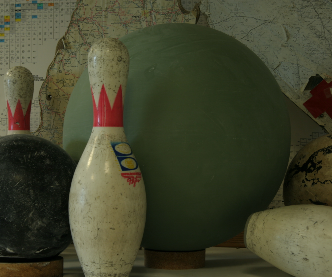
#> input picture Ex2/my_image_left.png, 332 x 277 px
$ python main.py   (older library calls are emulated)
#> lines starting #> are read from the running program, lines starting #| are printed output that depends on the picture
### Ex2/solution.py
"""Stereo matching."""
import numpy as np
from scipy.signal import convolve2d, medfilt2d

global WIN_SIZE


class Solution:
    def __init__(self):
        pass

    @staticmethod
    def ssd_distance(left_image: np.ndarray,
                     right_image: np.ndarray,
                     win_size: int,
                     dsp_range: int,
                     get_median: bool = False) -> np.ndarray:
        """Compute the SSDD distances tensor.

        Args:
            left_image: Left image of shape: HxWx3, and type np.double64.
            right_image: Right image of shape: HxWx3, and type np.double64.
            win_size: Window size odd integer.
            dsp_range: Half of the disparity range. The actual range is
            -dsp_range, -dsp_range + 1, ..., 0, 1, ..., dsp_range.

        Returns:
            A tensor of the sum of squared differences for every pixel in a
            window of size win_size X win_size, for the 2*dsp_range + 1
            possible disparity values. The tensor shape should be:
            HxWx(2*dsp_range+1).

            right = np.expand_dims(np.array([[1, 1, 1, 1, 1], [2, 2, 2, 2, 2], [3, 3, 3, 3, 3], [4, 4, 4, 4, 4]]), axis=2)
            left = np.expand_dims(np.array([[1, 2, 3, 4, 5], [6, 7, 8, 9, 10], [11, 12, 13, 14, 15], [16, 17, 18, 19, 20]]), axis=2)
            ssdd = solution.ssd_distance(left.astype(np.float64), right.astype(np.float64), win_size=WIN_SIZE, dsp_range=2)
        """
        # ==============================================================================================================
        # Local Variables
        # ==============================================================================================================
        num_of_rows, num_of_cols = left_image.shape[0], left_image.shape[1]
        disparity_values = range(-dsp_range, dsp_range + 1)
        ssdd_tensor = np.zeros((num_of_rows,
                                num_of_cols,
                                len(disparity_values)))
        kernel = np.ones((win_size, win_size))
        # ==============================================================================================================
        # Padding the right image along the x axis
        # ==============================================================================================================
        right_image_pad = np.pad(right_image, ((0, 0), (dsp_range, dsp_range), (0, 0)))
        # ==============================================================================================================
        # Iterating over the disparity vector, computing SSD
        # ==============================================================================================================
        for ii, disparity in enumerate(disparity_values):
            # ------------------------------------------------------------------------------------------------------
            # Preparing the images for the convolution
            # ------------------------------------------------------------------------------------------------------
            images_diff_squared = np.sum(np.power(left_image - right_image_pad[:, ii:ii + right_image.shape[1]], 2), axis=2)
            # ------------------------------------------------------------------------------------------------------
            # Performing the convolution one dimension at a time since we can not use pytorch :/
            # ------------------------------------------------------------------------------------------------------
            if not get_median:
                ssdd_tensor[:, :, ii] = convolve2d(images_diff_squared, kernel, mode='same')
            else:
                ssdd_tensor[:, :, ii] = medfilt2d(images_diff_squared, kernel_size=win_size)
                # ==============================================================================================================
        # Normalizing to range
        # ==============================================================================================================
        ssdd_tensor -= ssdd_tensor.min()
        ssdd_tensor /= ssdd_tensor.max()
        ssdd_tensor *= 255.0
        return ssdd_tensor

    @staticmethod
    def naive_labeling(ssdd_tensor: np.ndarray) -> np.ndarray:
        """Estimate a naive depth estimation from the SSDD tensor.

        Args:
            ssdd_tensor: A tensor of the sum of squared differences for every
            pixel in a window of size win_size X win_size, for the
            2*dsp_range + 1 possible disparity values.

        Evaluate the labels in a naive approach. Each value in the
        result tensor should contain the disparity matching minimal ssd (sum of
        squared difference).

        Returns:
            Naive labels HxW matrix.
        """
        return np.argmin(ssdd_tensor, axis=2)

    # [357 lines left out: functions dp_grade_slice, extract_slices, orient_direction_and_extract_slices, dp_labeling, dp_labeling_per_direction, sgm_labeling and 1 more, not called in this run]

    @staticmethod
    def dp_labeling_custom(ssdd_tensor: np.ndarray,
                           p1: float,
                           p2: float,
                           diagonals: bool = False) -> np.ndarray:
        """Estimate a depth map using Dynamic Programming.

        (1) Call dp_grade_slice on each row slice of the ssdd tensor.
        (2) Store each slice in a corresponding l tensor (of shape as ssdd).
        (3) Finally, for each pixel in l (along each row and column), choose
        the best disparity value. That is the disparity value which
        corresponds to the lowest l value in that pixel.

        Args:
            ssdd_tensor: A tensor of the sum of squared differences for every
            pixel in a window of size win_size X win_size, for the
            2*dsp_range + 1 possible disparity values.
            p1: penalty for taking disparity value with 1 offset.
            p2: penalty for taking disparity value more than 2 offset.
            diagonals: stating weather to compute diagonals or not
        Returns:
            Dynamic Programming depth estimation matrix of shape HxW.
        """
        # ==============================================================================================================
        # Local Variables
        # ==============================================================================================================
        num_of_rows, num_of_cols, num_labels = ssdd_tensor.shape
        l               = np.zeros_like(ssdd_tensor)
        index_mat       = np.zeros_like(ssdd_tensor).astype(np.int)
        yy, xx          = np.meshgrid(np.arange(num_labels), np.arange(num_labels))
        depth_map       = np.zeros((num_of_rows, num_of_cols))

        left_indexing  = list(range(1,num_of_cols)) + [0]
        right_indexing = [num_of_cols-1] + list(range(0, num_of_cols-1))
        l_left = np.zeros_like(ssdd_tensor)
        l_right = np.zeros_like(ssdd_tensor)
        index_mat_left  = np.zeros_like(ssdd_tensor).astype(np.int)
        index_mat_right = np.zeros_like(ssdd_tensor).astype(np.int)
        depth_map_left  = np.zeros((num_of_rows, num_of_cols))
        depth_map_right = np.zeros((num_of_rows, num_of_cols))
        # ==============================================================================================================
        # Running the forward MLSE computation
        # ==============================================================================================================
        for row in np.arange(0, ssdd_tensor.shape[0], 1):
            if row == 0:
                l[row,:,:]         = ssdd_tensor[row,:,:]
                l_left[row, :, :]  = ssdd_tensor[row, :, :]
                l_right[row, :, :] = ssdd_tensor[row, :, :]
            else:
                # --------------------------------------------------------------------------------------------------
                # Extracting the state matrix
                # --------------------------------------------------------------------------------------------------
                state_matrix       = np.moveaxis(np.tile(ssdd_tensor[row, :, :], [num_labels, 1, 1]), [0, 1, 2], [1, 0, 2])
                if diagonals:
                    state_matrix_left  = np.moveaxis(np.tile(ssdd_tensor[row, :, :], [num_labels, 1, 1]), [0, 1, 2], [1, 0, 2])
                    state_matrix_right = np.moveaxis(np.tile(ssdd_tensor[row, :, :], [num_labels, 1, 1]), [0, 1, 2], [1, 0, 2])
                # --------------------------------------------------------------------------------------------------
                # Computing the transition matrix
                # --------------------------------------------------------------------------------------------------
                # **********************************************************************************************
                # Filling initial values without penalties
                # **********************************************************************************************
                transition_matrix       = np.moveaxis(np.tile(l[row-1, :, :], [num_labels, 1, 1]), [0, 1, 2], [1, 0, 2])
                if diagonals:
                    transition_matrix_left  = np.moveaxis(np.tile(l_left[row-1, left_indexing, :], [num_labels, 1, 1]), [0, 1, 2], [1, 0, 2])
                    transition_matrix_right = np.moveaxis(np.tile(l_right[row-1, right_indexing, :], [num_labels, 1, 1]), [0, 1, 2], [1, 0, 2])
                # **********************************************************************************************
                # Adding P1 for deviation from the main diagonal by +-1
                # **********************************************************************************************
                transition_matrix[:,np.abs(yy - xx) == 1]       += p1
                if diagonals:
                    transition_matrix_left[:,np.abs(yy - xx) == 1]  += p1
                    transition_matrix_right[:,np.abs(yy - xx) == 1] += p1
                # **********************************************************************************************
                # Adding P2 for deviation from the main diagonal by +-2 or more
                # **********************************************************************************************
                transition_matrix[:,np.abs(yy - xx) >= 2]       += p2
                if diagonals:
                    transition_matrix_left[:,np.abs(yy - xx) >= 2]  += p2
                    transition_matrix_right[:,np.abs(yy - xx) >= 2] += p2
                # **********************************************************************************************
                # Summing
                # **********************************************************************************************
                tot_loss            = state_matrix + transition_matrix
                if diagonals:
                    tot_loss_left   = state_matrix_left + transition_matrix_left
                    tot_loss_right  = state_matrix_right + transition_matrix_right
                # --------------------------------------------------------------------------------------------------
                # Inserting the minimum value matching each label in the MLSE matrix
                # --------------------------------------------------------------------------------------------------
                l[row,:,:]= np.min(tot_loss, axis=2)
                # l[row,:,:]       = np.min(np.stack((np.min(tot_loss, axis=2),np.min(tot_loss_left, axis=2),np.min(tot_loss_right, axis=2)), axis=2), axis=2)
                if diagonals:
                    l_left[row,:,:]  = np.min(tot_loss_left, axis=2)
                    l_right[row,:,:] = np.min(tot_loss_right, axis=2)
                # --------------------------------------------------------------------------------------------------
                # Getting best path index
                # --------------------------------------------------------------------------------------------------
                index_mat[row-1, :]       = np.argmin(tot_loss, axis=2)
                if diagonals:
                    index_mat_left[row-1, :]  = np.argmin(tot_loss_left, axis=2)
                    index_mat_right[row-1, :] = np.argmin(tot_loss_right, axis=2)
        # ==============================================================================================================
        # Finished forward pass, filling depth map in the backward pass
        # ==============================================================================================================
        col_vec = np.arange(num_of_cols)
        index_vec       = np.argmin(l[-1,:,:], axis=1)
        if diagonals:
            index_vec_left  = np.argmin(l_left[-1,:,:], axis=1)
            index_vec_right = np.argmin(l_right[-1,:,:], axis=1)

        for row in np.arange(ssdd_tensor.shape[0]-1, 0, -1):
            depth_map[row,:]        = index_vec
            if diagonals:
                depth_map_left[row,:]   = index_vec_left
                depth_map_right[row,:]  = index_vec_right

            index_vec       = index_mat[row-1,col_vec,index_vec]
            if diagonals:
                index_vec_left  = index_mat_left[row-1,col_vec,index_vec_left]
                index_vec_right = index_mat_right[row-1,col_vec,index_vec_right]

        # return np.mean(np.stack((depth_map_left, depth_map, depth_map_right), axis=0), axis=0)
        if diagonals:
            return np.sum(np.stack((depth_map_left, depth_map, depth_map_right), axis=0), axis=0)
        else:
            return depth_map

    def orient_direction_and_label_custom(self, ssdd_tensor: np.ndarray,
                                          direction: int,
                                          p1: float,
                                          p2: float) ->np.ndarray:
        """
            :param ssdd_tensor: 3D SSDD tensor with shape (H, W, label_size)
            :param direction: a number between 1 and 4:
                                1. top       -> bottom
                                2. left      -> right
                                3. bottom    -> top
                                4. right     -> left
            :param p1: penalty for diff of 1
            :param p2: penalty of more than 2
            :return: The function orents the ssdd tensor such that the slices will be taken from left to right or across the
                     main diagonal. this means:
                         1. nothing
                         2. transpose
                         3. flip top  -> bottom
                         4. flip left -> right + transpose
                     After performing the needed orientation change, the function calls the dp_labeling_custom method
        """
        if direction == 1:
            return self.dp_labeling_custom(ssdd_tensor, p1, p2, diagonals=True)
        elif direction == 2:
            ssdd_tensor_transformed = np.moveaxis(ssdd_tensor, [0, 1, 2], [1, 0, 2])
            return np.transpose(self.dp_labeling_custom(ssdd_tensor_transformed, p1, p2))
        elif direction == 3:
            ssdd_tensor_transformed = np.flipud(ssdd_tensor)
            return np.flipud(self.dp_labeling_custom(ssdd_tensor_transformed, p1, p2, diagonals=True))
        elif direction == 4:
            ssdd_tensor_transformed = np.moveaxis(np.fliplr(ssdd_tensor), [0, 1, 2], [1, 0, 2])
            return np.transpose(np.flipud(self.dp_labeling_custom(ssdd_tensor_transformed, p1, p2)))

    def sgm_labeling_custom(self, ssdd_tensor: np.ndarray, p1: float, p2: float):
        """Estimate the depth map according to the SGM algorithm.

        For each direction in 1, ..., 8, calculate scores tensors
        according to dp_grade_slice and the method which allows you to
        extract slices along each direction.

        You may use helper methods (functions) that you write on your own.
        We found `np.diagonal` to be very helpful to extract diagonal slices.
        `np.unravel_index` might be helpful if you're thinking in MATLAB
        notations: it's the ind2sub equivalent.

        Args:
            ssdd_tensor: A tensor of the sum of squared differences for
            every pixel in a window of size win_size X win_size, for the
            2*dsp_range + 1 possible disparity values.
            p1: penalty for taking disparity value with 1 offset.
            p2: penalty for taking disparity value more than 2 offset.

        Returns:
            Semi-Global Mapping depth estimation matrix of shape HxW.
        """
        kernel_size         = 7
        num_of_directions   = 4
        depth_map = np.zeros((ssdd_tensor.shape[0], ssdd_tensor.shape[1]))
        for ii in range(num_of_directions):
            depth_map += self.orient_direction_and_label_custom(ssdd_tensor, direction=ii + 1, p1=p1, p2=p2)
        return medfilt2d(np.round(depth_map / (2*num_of_directions)), kernel_size=kernel_size).astype(np.int)

### Ex2/main.py
import time
import numpy as np
import matplotlib.pyplot as plt
import matplotlib.image as mpimg

from solution import Solution
#import numba as nb
COST1 = 0.5
COST2 = 3.0
WIN_SIZE = 3
DISPARITY_RANGE = 20
##########################################################
# Don't forget to fill in your IDs!!!
# students' IDs:
ID1 = '311140586'
ID2 = '205882699'


##########################################################


def tic():
    return time.time()


def toc(t):
    return float(tic()) - float(t)


def forward_map(left_image, labels):
    labels -= DISPARITY_RANGE
    mapped = np.zeros_like(left_image)
    for row in range(left_image.shape[0]):
        cols = range(left_image.shape[1])
        mapped[row,
               np.clip(cols - labels[row, ...], 0, left_image.shape[1] - 1),
               ...] = left_image[row, cols, ...]
    return mapped


def load_data(is_your_data=False):
    # Read the data:
    if is_your_data:
        left_image = mpimg.imread('my_image_left.png')
        right_image = mpimg.imread('my_image_right.png')
    else:
        left_image = mpimg.imread('image_left.png')
        right_image = mpimg.imread('image_right.png')
    return left_image, right_image


# [197 lines left out: functions main, our_main, not called in this run]

def dummy_main():
    COST1 = 0.5    # YOU MAY CHANGE THIS
    COST2 = 6      # YOU MAY CHANGE THIS
    WIN_SIZE = 7  # YOU MAY CHANGE THIS
    DISPARITY_RANGE = 20  # YOU MAY CHANGE THIS

    your_left_image, your_right_image = load_data(is_your_data=True)
#> in load_data, left_image is the input picture: shape (277, 332, 4) float32; mean R, G, B, A 0.262, 0.268, 0.18, 1
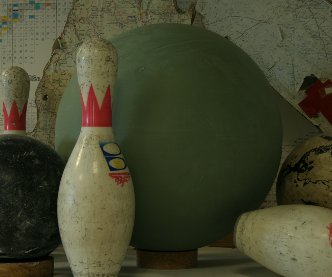
#> input picture Ex2/my_image_right.png, 332 x 277 px
#> in load_data, right_image is the input picture: shape (277, 332, 4) float32; mean R, G, B, A 0.264, 0.271, 0.177, 1
    solution = Solution()
    # Compute Sum-Square-Diff distance
    tt = tic()
    your_ssdd = solution.ssd_distance(your_left_image.astype(np.float64),
                                      your_right_image.astype(np.float64),
                                      win_size=WIN_SIZE,
                                      dsp_range=DISPARITY_RANGE)
#> after the loop in ssd_distance, `for ii, disparity in enumerate(disparity_values):`:
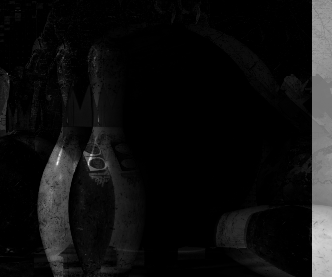
#> images_diff_squared: shape (277, 332) float64; min 0, max 2.17, mean 0.139; drawn with min black and max white
    print(f"SSDD calculation on your image took: {toc(tt):.4f}[seconds]")

    # plot all directions as well as the image, in the center of the plot
    tt = tic()
    your_label_map = solution.naive_labeling(your_ssdd)
#> in naive_labeling, `return np.argmin(ssdd_tensor, axis=2)`:
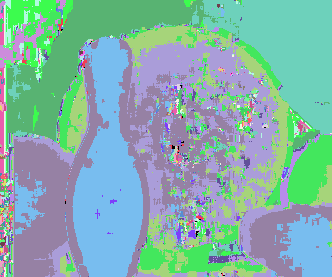
#> returned value: shape (277, 332) int64; 41 distinct labels, from 0 to 40; one colour per label, 0 black
    print(f"Naive labeling done in {toc(tt):.4f}[seconds]")

    # plot the left image and the estimated depth
    fig = plt.figure()
    plt.subplot(1, 2, 1)
    plt.imshow(your_left_image)
    plt.subplot(1, 2, 2)
    plt.imshow(your_label_map)
    plt.colorbar()
    plt.title('Naive Depth')
    plt.show()

    tt = tic()
    your_label_smooth_sgm = solution.sgm_labeling_custom(your_ssdd,
                                                         COST1,
                                                         COST2)
#> in sgm_labeling_custom, `return medfilt2d(np.round(depth_map / (2*num_of_directions)), kernel_s..`:
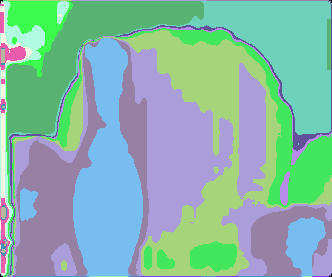
#> returned value: shape (277, 332) int64; 21 distinct labels, from 0 to 24; one colour per label, 0 black

    print(f"Dynamic programming took: {toc(tt):.4f}[seconds]")
    plt.figure()
    plt.imshow(your_label_smooth_sgm)
    plt.title("Depth Map Using Back-propagation Dynamic Programming")
    plt.colorbar()
    plt.show()
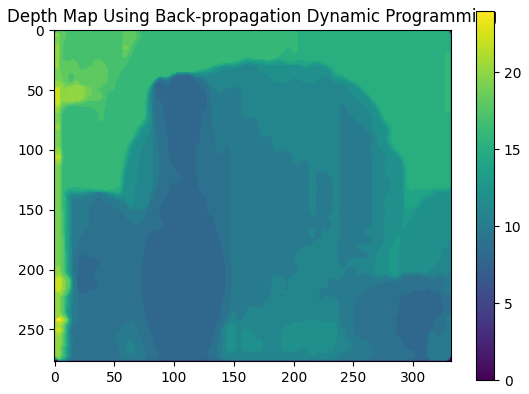
#> figure drawn by matplotlib, 2 panels

    # Plot the forward map based on the Semi-Global Mapping result:
    your_mapped_image_smooth_sgm = forward_map(your_left_image,
                                               labels=your_label_smooth_sgm)
#> in forward_map, `labels -= DISPARITY_RANGE`:
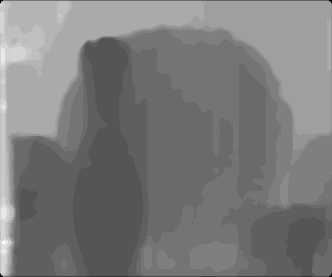
#> labels: shape (277, 332) int64; min -20, max 4, mean -8.41; drawn with min black and max white
#> after the loop in forward_map, `for row in range(left_image.shape[0]):`:
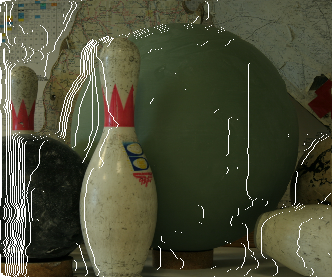
#> mapped: shape (277, 332, 4) float32; mean R, G, B, A 0.249, 0.255, 0.172, 0.953; transparent parts drawn white
    plt.figure()
    plt.subplot(1, 3, 1)
    plt.imshow(your_left_image)
    plt.title('Your Source Image')
    plt.subplot(1, 3, 2)
    plt.imshow(your_mapped_image_smooth_sgm)
    plt.title('Your Smooth Forward map - SGM')
    plt.subplot(1, 3, 3)
    plt.imshow(your_right_image)
    plt.title('Your Right Image')
    plt.show()


if __name__ == "__main__":
    # main()
    # our_main()
    dummy_main()
